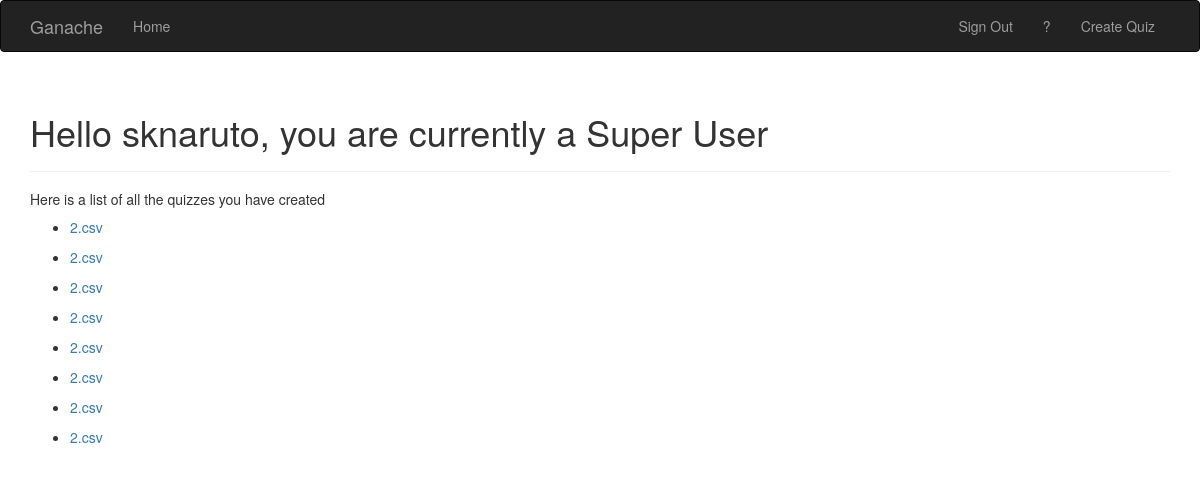
Page / (signed in) on the earlier database version.
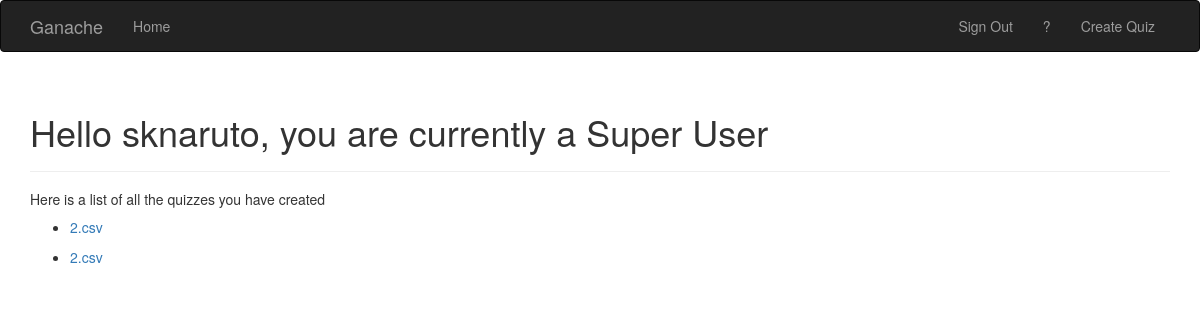
Same page on the later database version.
### app/models.py (models this page shows, shortened)
class User(UserMixin, db.Model):
    __tablename__ = 'users'
    id = db.Column(db.Integer, primary_key=True)
    email = db.Column(db.String(64), unique=True, index=True)
    username = db.Column(db.String(64), unique=True, index=True)
    role_id = db.Column(db.Integer, db.ForeignKey('roles.id'), default = 1)
    password_hash = db.Column(db.String(128))
    confirmed = db.Column(db.Boolean, default = False)
    requests = db.relationship('Request', backref='userRequestList', lazy = 'dynamic')
    quizList = db.relationship('Quiz', backref='quizList', lazy = 'dynamic')
    scores = db.relationship('Score', backref='scoresList', lazy = 'dynamic')
    @property
    def password(self):
        raise AttributeError('password is not a readable attribute')

class Quiz(db.Model):
    __tablename__ = 'quizzes'
    id = db.Column(db.Integer, primary_key = True)
    quizName = db.Column(db.String(128), default = '')
    creatorId = db.Column(db.Integer, db.ForeignKey('users.id'), default = 1)
    questionsIdList = db.Column(db.PickleType)
    questions = db.relationship('Question', backref='questionList', lazy = 'dynamic')
    def generateToken(self):
        return str(self.id) + '-' + str(self.quizName)

### app/main/views.py (the view, shortened to what this page needs)
@main.route('/')
def index():
    if current_user.is_authenticated:
        role_id = User.query.filter_by(id=current_user.get_id()).first().role_id
    else:
    	return render_template('index.html')
    if role_id == -1:
    	pass
    elif role_id == 2 or role_id == 3:
    	quizzes = Quiz.query.filter_by(creatorId = current_user.get_id())
    	quizNamesList = []
    	quizTokenList = []
    	for quiz in quizzes:
    		quizNamesList.append(quiz.quizName)
    		quizTokenList.append(quiz.generateToken())
    	listLen = len(quizTokenList)
    	if role_id == 2:
    		role = "Quiz Setter"
    	else:
    		role = "Super User"
    	return render_template('quizSetter.html', user = current_user, quizTokenList = quizTokenList, quizNamesList = quizNamesList, listLen = listLen, role = role)

### app/auth/views.py (called while the page is built)
@auth.before_app_request
def before_request():
	if current_user.is_authenticated and not current_user.confirmed and request.endpoint[:5] != 'auth.':
		return redirect(url_for('auth.unconfirmed'))

### app/models.py (called while the page is built)
@login_manager.user_loader
def load_user(user_id):
	return User.query.get(int(user_id))

### app/templates/quizSetter.html (shortened to what this page needs)
{% extends "base.html" %}
{% import "bootstrap/wtf.html" as wtf %}
{% block page_content %}
<div class="page-header">
    <h1>Hello {{ user.username }}, you are currently a {{role}}
    </h1>
</div>
<h5>Here is a list of all the quizzes you have created</h5>
    <ul>
{% for i in range(listLen) %}
    <li>
        <a href = "{{url_for('quiz.quizz') }}view/{{quizTokenList[i]}}" >
            <p>
                {{ quizNamesList[i] }}
            </p>
        </a>
    </li>
{% endfor %}
    </ul>
{% endblock %}

### app/templates/base.html (shortened to what this page needs)
{% extends "bootstrap/base.html" %}
{% block head %}
{{ super() }}
{% endblock %}
{% block navbar %}
<div class="navbar navbar-inverse" role="navigation">
    <div class="container">
        <div class="navbar-header">
            <a class="navbar-brand" href="{{ url_for('main.index') }}">Ganache</a>
        </div>
        <div class="navbar-collapse collapse">
            <ul class="nav navbar-nav">
                <li><a href="{{ url_for('main.index') }}">Home</a></li>
            </ul>
            <ul class="nav navbar-nav navbar-right">
            {% if current_user.is_authenticated %}
                <li><a href="{{ url_for('auth.logout') }}">Sign Out</a></li>
            {% else %}
                <li><a href="{{ url_for('auth.login') }}">Sign In</a></li>
            {% endif %}
                <li><a href="{{ url_for('superuser.upgrade')}}">?</a></li>
                <li><a href="{{ url_for('quiz.createQuiz')}}">Create Quiz</a></li>
            </ul>
        </div>
    </div>
</div>
{% endblock %}
{% block content %}
<div class="container">
    {% block page_content %}{% endblock %}
</div>
{% endblock %}

Differences in the rows shown:
removed Quiz: quizName "2.csv"
removed Quiz: quizName "2.csv"
removed Quiz: quizName "2.csv"
removed Quiz: quizName "2.csv"
removed Quiz: quizName "2.csv"
removed Quiz: quizName "2.csv"
